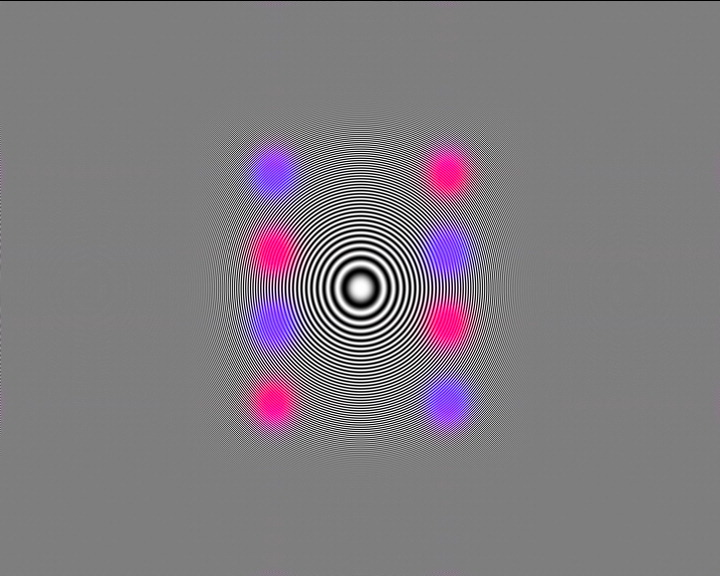
#> input picture Exercise3/zone.jpg, 720 x 576 px
$ python Test3.py
#> lines starting #> are read from the running program, lines starting #| are printed output that depends on the picture
### Exercise3/Test1.py

from pylab import *
import cv2

#----------------------------Functions

# [83 lines left out: functions show1_OpenCV, show2_OpenCV, show1_pylab, show2_pylab, showAll_OpenCV, showAll_PyLab and 4 more, not called in this run]

def resizeImgOdd(I, sampleFactor):
    return I[1::sampleFactor, 1::sampleFactor]


def resizeWithOpenCV(I, *size):
    return cv2.resize(I, *size)


##------------------------------Main body

# Loading an image using openCV
I1=cv2.imread("zone.jpg")
#> I1 is the input picture: shape (576, 720, 3); mean B, G, R 128.7, 123.5, 128.4
I2 = cv2.cvtColor(I1, cv2.COLOR_RGB2GRAY)#Changing color to gray scale
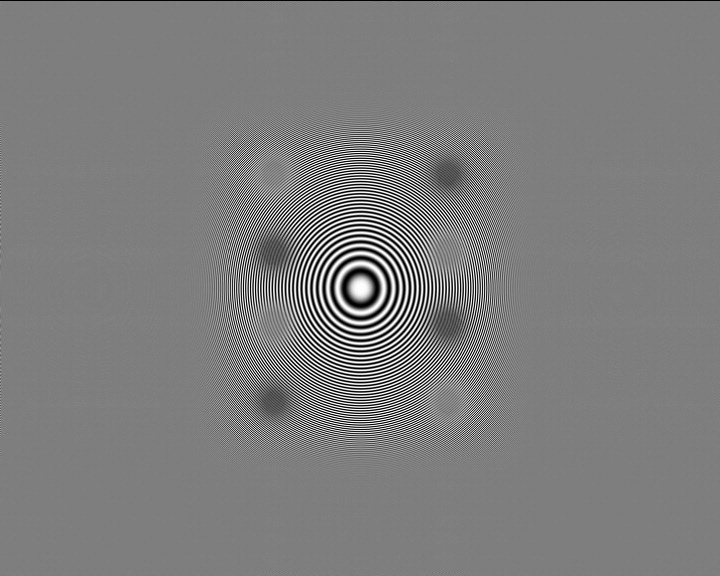
#> I2: shape (576, 720); min 0, max 255, mean 125.7

# [21 lines of commented-out code are left out]


### Exercise3/Test3.py
'''
Created on 19-02-2013

@author: Wiktor
'''
import Test1
import cv2
from pylab import *

def greyLevelMapLambdaWay(II,b,a):
    (M,N)=II.shape
    cc=zeros((M,N),uint8)
    for i in range(len[II]):
        cc[i] = map(lambda x: max(min(x*a+b,255),0), II[i]) # MAP FUNCTION!!!!!!!
    return cc

I1=cv2.imread("GreenTest.jpg")
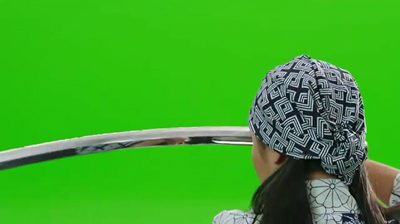
#> input picture Exercise3/GreenTest.jpg, 400 x 224 px
#> I1 is the input picture: shape (224, 400, 3); mean B, G, R 36.8, 168.4, 59.9
I2 = cv2.cvtColor(I1, cv2.COLOR_RGB2GRAY)
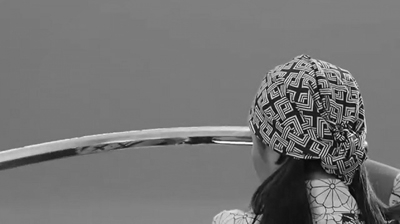
#> I2: shape (224, 400); min 1, max 255, mean 116.6

I2 = greyLevelMapLambdaWay(I2, 2, 1)
#> after the loop in greyLevelMapLambdaWay, `for i in range(len[II]):`: cc: shape (224, 400); every value is 0
#> (the run stopped early here; a loop or call above may not have finished)
